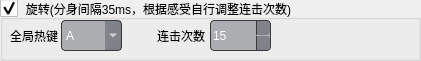
     <widget class="QGroupBox" name="groupBox_21">
      <property name="geometry">
       <rect>
        <x>10</x>
        <y>150</y>
        <width>421</width>
        <height>61</height>
       </rect>
      </property>
      <property name="styleSheet">
       <string notr="true">/* 复选框指示器样式 - 位于标题左侧 */
QGroupBox::indicator {
    width: 18px;
    height: 18px;
    position: absolute;
    left: 5px;
    top: -1px;
}
/* 未选中状态的复选框图标 */
QGroupBox::indicator:unchecked {
    image: url(:/D:/复选框-未选.svg);
    background-color: transparent;
    border: none;
}

/* 选中状态的复选框图标 */
QGroupBox::indicator:checked {
    image: url(:/D:/复选选中 (1).svg);
    background-color: transparent;
    border: none;
}</string>
      </property>
      <property name="title">
       <string>旋转(分身间隔35ms，根据感受自行调整连击次数)</string>
      </property>
      <property name="checkable">
       <bool>true</bool>
      </property>
      <widget class="QComboBox" name="comboBox_22">
       <property name="geometry">
        <rect>
         <x>61</x>
         <y>20</y>
         <width>61</width>
         <height>31</height>
        </rect>
       </property>
       <property name="styleSheet">
        <string notr="true">/* 深色模式 QDoubleSpinBox 美化 */
QComboBox {
   background-color: rgba(23, 28, 40,0.3);     /* 深灰背景 */
    color: #FFFFFF;                 /* 白色文字 */
    border: 1px solid #3A3A3A;      /* 中灰色边框 */
    border-radius: 4px;             /* 圆角 */
	font:10pt &quot;Segoe UI&quot;;
    selection-color: white;         /* 选中文本颜色 */
}

QComboBox::drop-down {
	padding:7px 3px;
    image: url(:/D:/drop-down.svg); /* 浅色下箭头 */
    width: 15px;
    height: 15px;
}

/* 禁用状态 */
QComboBox:disabled {
    background-color: #1A1A1A;      /* 更暗背景 */
    color: #7A7A7A;                 /* 灰色文字 */
    border: 1px solid #2D2D2D;      /* 深灰边框 */
}

/* 鼠标悬停效果 */
QComboBox:hover {
    border: 1px solid #4A4A4A;      /* 边框变亮 */
}
</string>
       </property>
       <item>
        <property name="text">
         <string>A</string>
        </property>
       </item>
       <item>
        <property name="text">
         <string>B</string>
        </property>
       </item>
       <item>
        <property name="text">
         <string>C</string>
        </property>
       </item>
       <item>
        <property name="text">
         <string>D</string>
        </property>
       </item>
       <item>
        <property name="text">
         <string>E</string>
        </property>
       </item>
       <item>
        <property name="text">
         <string>F</string>
        </property>
       </item>
       <item>
        <property name="text">
         <string>G</string>
        </property>
       </item>
       <item>
        <property name="text">
         <string>H</string>
        </property>
       </item>
       <item>
        <property name="text">
         <string>I</string>
        </property>
       </item>
       <item>
        <property name="text">
         <string>J</string>
        </property>
       </item>
       <item>
        <property name="text">
         <string>K</string>
        </property>
       </item>
       <item>
        <property name="text">
         <string>L</string>
        </property>
       </item>
       <item>
        <property name="text">
         <string>M</string>
        </property>
       </item>
       <item>
        <property name="text">
         <string>N</string>
        </property>
       </item>
       <item>
        <property name="text">
         <string>O</string>
        </property>
       </item>
       <item>
        <property name="text">
         <string>P</string>
        </property>
       </item>
       <item>
        <property name="text">
         <string>Q</string>
        </property>
       </item>
       <item>
        <property name="text">
         <string>R</string>
        </property>
       </item>
       <item>
        <property name="text">
         <string>S</string>
        </property>
       </item>
       <item>
        <property name="text">
         <string>T</string>
        </property>
       </item>
       <item>
        <property name="text">
         <string>U</string>
        </property>
       </item>
       <item>
        <property name="text">
         <string>V</string>
        </property>
       </item>
       <item>
        <property name="text">
         <string>W</string>
        </property>
       </item>
       <item>
        <property name="text">
         <string>X</string>
        </property>
       </item>
       <item>
        <property name="text">
         <string>Y</string>
        </property>
       </item>
       <item>
        <property name="text">
         <string>Z</string>
        </property>
       </item>
       <item>
        <property name="text">
         <string>1</string>
        </property>
       </item>
       <item>
        <property name="text">
         <string>2</string>
        </property>
       </item>
       <item>
        <property name="text">
         <string>3</string>
        </property>
       </item>
       <item>
        <property name="text">
         <string>4</string>
        </property>
       </item>
       <item>
        <property name="text">
         <string>5</string>
        </property>
       </item>
       <item>
        <property name="text">
         <string>6</string>
        </property>
       </item>
       <item>
        <property name="text">
         <string>7</string>
        </property>
       </item>
       <item>
        <property name="text">
         <string>8</string>
        </property>
       </item>
       <item>
        <property name="text">
         <string>9</string>
        </property>
       </item>
       <item>
        <property name="text">
         <string>0</string>
        </property>
       </item>
       <item>
        <property name="text">
         <string>空格</string>
        </property>
       </item>
       <item>
        <property name="text">
         <string>~</string>
        </property>
       </item>
      </widget>
      <widget class="QLabel" name="label_82">
       <property name="geometry">
        <rect>
         <x>157</x>
         <y>20</y>
         <width>51</width>
         <height>31</height>
        </rect>
       </property>
       <property name="text">
        <string>连击次数</string>
       </property>
      </widget>
      <widget class="QDoubleSpinBox" name="doubleSpinBox_77">
       <property name="geometry">
        <rect>
         <x>210</x>
         <y>20</y>
         <width>61</width>
         <height>31</height>
        </rect>
       </property>
       <property name="styleSheet">
        <string notr="true">/* 深色模式 QDoubleSpinBox 美化 */
QDoubleSpinBox {
	 border: 1px solid #37474F;
    background-color: rgba(23, 28, 40,0.3);
    color: #FFFFFF;                 /* 白色文字 */
    border: 1px solid #3A3A3A;      /* 中灰色边框 */
    border-radius: 4px;             /* 圆角 */
    font: 10pt &quot;Microsoft YaHei UI&quot;; /* 微软雅黑字体 */
   /*selection-background-color: #19232D; /* 选中文本背景-主色调 */
    selection-color: white;         /* 选中文本颜色 */
}


/* 上下按钮区域 */
QDoubleSpinBox::up-button, QDoubleSpinBox::down-button {
   background-color: rgba(23, 28, 40,0.3);      /* 按钮背景 */
    border-left: 1px solid #3A3A3A; /* 左侧分隔线 */
    width: 13px;                   /* 按钮宽度 */
   border-top-right-radius: 3px;   /* 右上圆角 */
    border-bottom-right-radius: 3px;/* 右下圆角 */
}

/* 按钮悬停效果 */
QDoubleSpinBox::up-button:hover, QDoubleSpinBox::down-button:hover {
    background-color: rgb(66, 79, 95);      /* 悬停变亮 */
}

/* 按钮按下效果 */
QDoubleSpinBox::up-button:pressed, QDoubleSpinBox::down-button:pressed {
    background-color: rgb(66, 79, 95);     /* 按下变暗 */
}

/* 上下箭头图标 */
QDoubleSpinBox::up-arrow {
    image: url(:/D:/drop-up.svg); /* 浅色上箭头 */
    width: 12px;
    height: 12px;
}

QDoubleSpinBox::down-arrow {
    image: url(:/D:/drop-down.svg); /* 浅色下箭头 */
    width: 12px;
    height: 12px;
}

/* 禁用状态 */
QDoubleSpinBox:disabled {
    background-color: #1A1A1A;      /* 更暗背景 */
    color: #7A7A7A;                 /* 灰色文字 */
    border: 1px solid #2D2D2D;      /* 深灰边框 */
}

/* 鼠标悬停效果 */
QDoubleSpinBox:hover {
    border: 1px solid #4A4A4A;      /* 边框变亮 */
}
</string>
       </property>
       <property name="decimals">
        <number>0</number>
       </property>
       <property name="minimum">
        <double>0.000000000000000</double>
       </property>
       <property name="maximum">
        <double>1000.000000000000000</double>
       </property>
       <property name="value">
        <double>15.000000000000000</double>
       </property>
      </widget>
      <widget class="QLabel" name="label_81">
       <property name="geometry">
        <rect>
         <x>10</x>
         <y>20</y>
         <width>51</width>
         <height>31</height>
        </rect>
       </property>
       <property name="text">
        <string>全局热键</string>
       </property>
      </widget>
     </widget>
